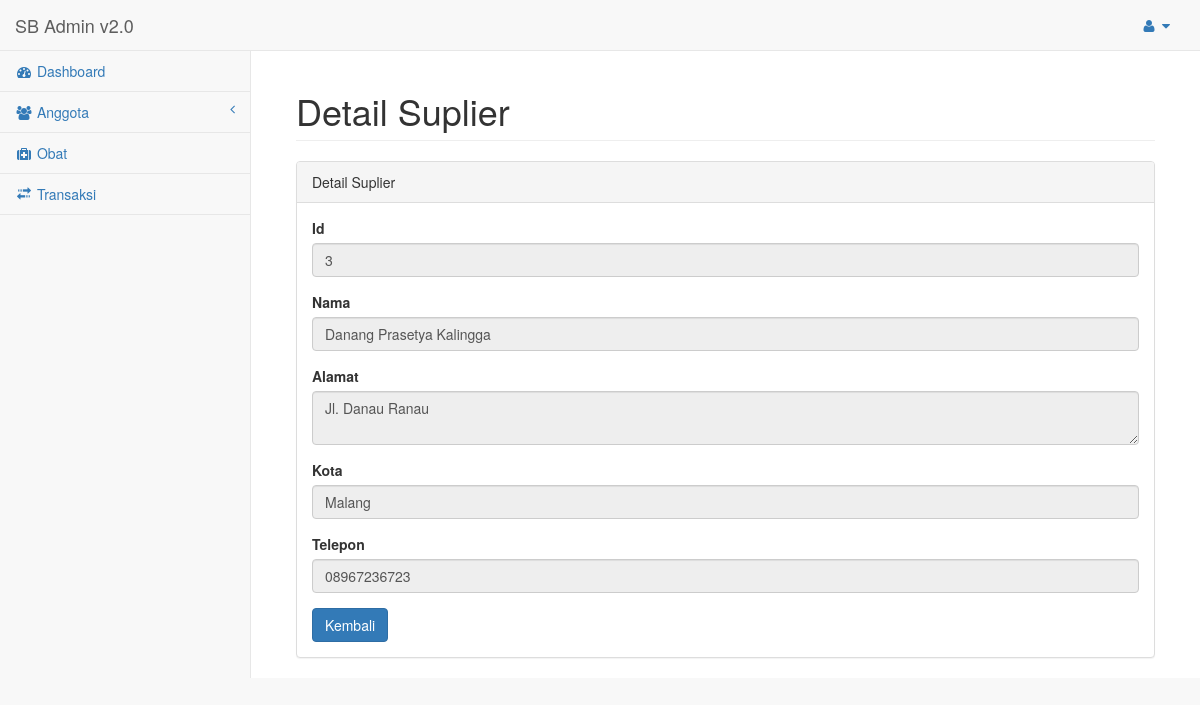
The page /index.php/suplier/detilsuplier/3 on the database its author committed.
### tables this page shows
CREATE TABLE IF NOT EXISTS `suplier` (
  `ID_SUPLIER` int(11) NOT NULL AUTO_INCREMENT,
  `NAMA_SUPLIER` varchar(255) DEFAULT NULL,
  `ALAMAT_SUPLIER` text,
  `KOTA_SUPLIER` varchar(255) DEFAULT NULL,
  `TELP_SUPLIER` varchar(255) DEFAULT NULL,
  PRIMARY KEY (`ID_SUPLIER`)
);

### application/controllers/suplier.php (called while the page is built, shortened)
<?php
class Suplier extends CI_Controller {
	public function __construct()
	{
		$this->load->model('getdb');
		$this->load->model('insertdb');
		$this->load->model('hapusdb');
		$this->load->model('updatedb');
	}
	public function detilsuplier($id)
	{
		$data['suplier'] = $this->getdb->getdetilsuplier($id);
		$data['main_view'] = 'detil_suplier_view';
		$this->load->view('template', $data);
	}
}

### index.php (called while the page is built, shortened)
<?php
require_once BASEPATH.'core/CodeIgniter.php';

### application/models/getdb.php (called while the page is built, shortened)
<?php
class Getdb extends CI_Model {
	public function getdetilsuplier($id)
	{
		return $this->db->where('ID_SUPLIER',$id)
						->get('suplier')
						->row();
	}
}

### application/views/detil_suplier_view.php (the view)
<div id="page-wrapper">
    <div class="container-fluid">
        <div class="row">
            <div class="col-lg-12">
                <h1 class="page-header">Detail Suplier</h1>
            </div>
        </div>
        <div class="row">
            <div class="col-lg-12">
                <div class="panel panel-default">
                    <div class="panel-heading">
                        Detail Suplier
                    </div>
                    <div class="panel-body">
                        <div class="row">
                            <div class="col-lg-12">
                                <form role="form" action="<?php echo base_url('index.php/suplier/proses');?>" method="post" enctype="multipart/form-data">
                                    <div class="form-group">
                                        <label>Id</label>
                                        <input type="text" class="form-control" name="id_suplier" disabled value="<?php echo $suplier->ID_SUPLIER;?>">
                                    </div>
                                    <div class="form-group">
                                        <label>Nama</label>
                                        <input type="text" class="form-control" name="nama_suplier" disabled value="<?php echo $suplier->NAMA_SUPLIER;?>">
                                    </div>
                                    <div class="form-group">
                                        <label>Alamat</label>
                                        <textarea class="form-control" name="alamat_suplier" disabled><?php echo $suplier->ALAMAT_SUPLIER;?></textarea>
                                    </div>
                                    <div class="form-group">
                                        <label>Kota</label>
                                        <input type="text" name="kota_suplier" class="form-control" disabled value="<?php echo $suplier->KOTA_SUPLIER;?>">
                                    </div>
                                    <div class="form-group">
                                        <label>Telepon</label>
                                        <input type="number" name="telp_suplier" class="form-control" disabled value="<?php echo $suplier->TELP_SUPLIER;?>">
                                    </div>
                                    <a href="<?php echo base_url('index.php/suplier');?>" class="btn btn-primary">Kembali</a>
                                </form>
                            </div>
                        </div>
                    </div>
                </div>
            </div>
        </div>
    </div>
</div>

### rows shown on the page
suplier: id_suplier "3", nama_suplier "Danang Prasetya Kalingga", alamat_suplier "Jl. Danau Ranau", kota_suplier "Malang", telp_suplier "08967236723"
